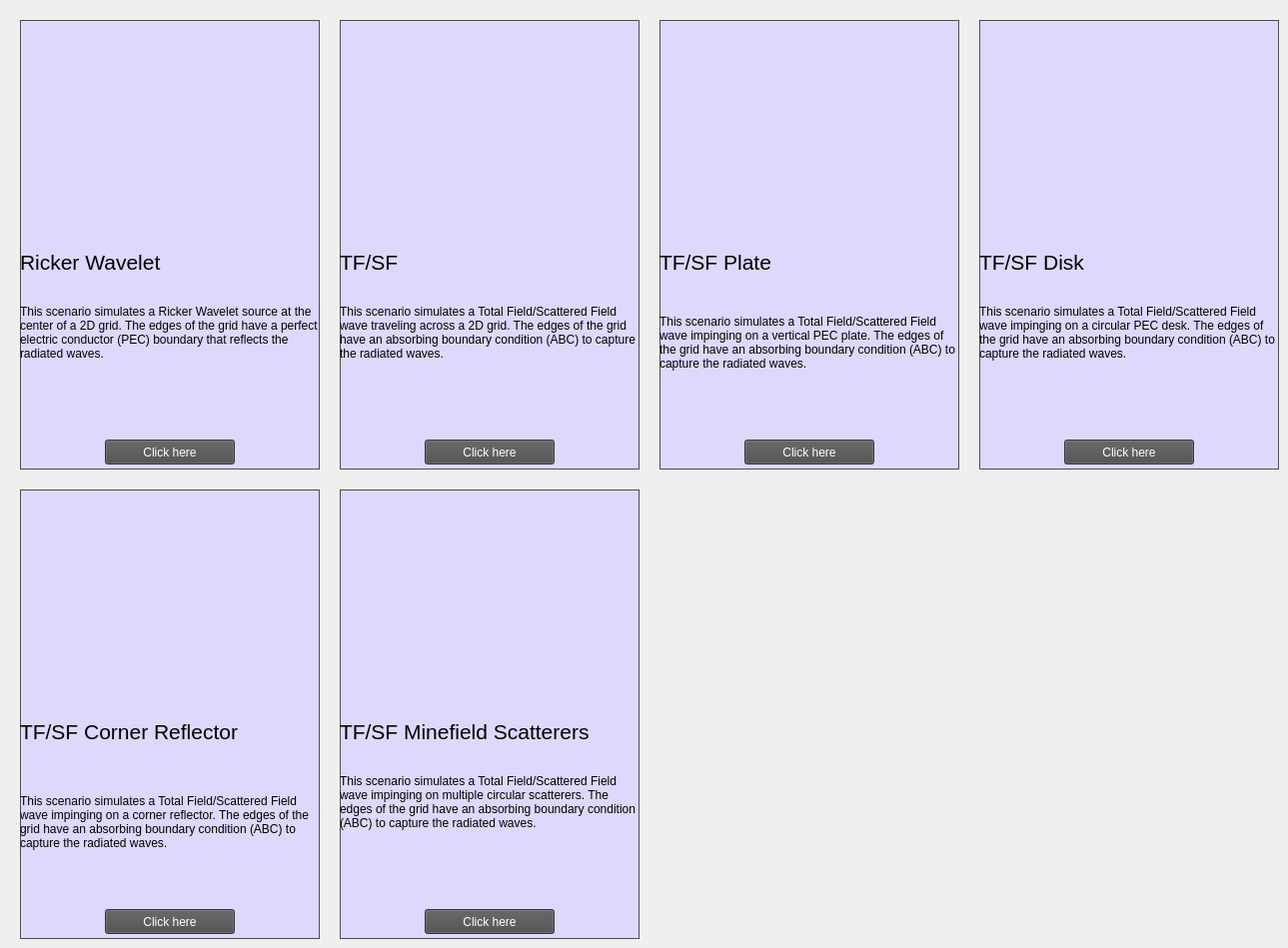
       <widget class="QWidget" name="FDTD_Cards">
        <property name="styleSheet">
         <string notr="true">.QFrame {
border: 1px solid #4c4c4c;
background-color: rgb(220, 217, 252);
}
.QPushButton {
background-color: rgb(76, 76, 76);
color: rgb(255, 255, 255);
}
QFrame {
color: rgb(0,0,0);
}
QLabel[scaledContents=&quot;false&quot;]{
margin-left: 10;
margin-right: 10;
}</string>
        </property>
        <widget class="QFrame" name="frame_11">
         <property name="geometry">
          <rect>
           <x>20</x>
           <y>490</y>
           <width>300</width>
           <height>450</height>
          </rect>
         </property>
         <property name="styleSheet">
          <string notr="true"/>
         </property>
         <property name="frameShape">
          <enum>QFrame::StyledPanel</enum>
         </property>
         <property name="frameShadow">
          <enum>QFrame::Raised</enum>
         </property>
         <widget class="QLabel" name="label_223">
          <property name="geometry">
           <rect>
            <x>0</x>
            <y>230</y>
            <width>300</width>
            <height>24</height>
           </rect>
          </property>
          <property name="sizePolicy">
           <sizepolicy hsizetype="Ignored" vsizetype="Maximum">
            <horstretch>0</horstretch>
            <verstretch>0</verstretch>
           </sizepolicy>
          </property>
          <property name="maximumSize">
           <size>
            <width>300</width>
            <height>16777215</height>
           </size>
          </property>
          <property name="font">
           <font>
            <pointsize>16</pointsize>
           </font>
          </property>
          <property name="styleSheet">
           <string notr="true"/>
          </property>
          <property name="text">
           <string>TF/SF Corner Reflector</string>
          </property>
         </widget>
         <widget class="QLabel" name="label_229">
          <property name="geometry">
           <rect>
            <x>0</x>
            <y>270</y>
            <width>300</width>
            <height>125</height>
           </rect>
          </property>
          <property name="sizePolicy">
           <sizepolicy hsizetype="Preferred" vsizetype="Preferred">
            <horstretch>0</horstretch>
            <verstretch>0</verstretch>
           </sizepolicy>
          </property>
          <property name="minimumSize">
           <size>
            <width>0</width>
            <height>125</height>
           </size>
          </property>
          <property name="maximumSize">
           <size>
            <width>300</width>
            <height>16777215</height>
           </size>
          </property>
          <property name="styleSheet">
           <string notr="true"/>
          </property>
          <property name="text">
           <string>This scenario simulates a Total Field/Scattered Field wave impinging on a corner reflector. The edges of the grid have an absorbing boundary condition (ABC) to capture the radiated waves. </string>
          </property>
          <property name="wordWrap">
           <bool>true</bool>
          </property>
         </widget>
         <widget class="QPushButton" name="pushButton_tfsf_corner">
          <property name="geometry">
           <rect>
            <x>85</x>
            <y>420</y>
            <width>130</width>
            <height>25</height>
           </rect>
          </property>
          <property name="sizePolicy">
           <sizepolicy hsizetype="Fixed" vsizetype="Fixed">
            <horstretch>0</horstretch>
            <verstretch>0</verstretch>
           </sizepolicy>
          </property>
          <property name="text">
           <string>Click here</string>
          </property>
          <property name="checkable">
           <bool>true</bool>
          </property>
         </widget>
         <widget class="QLabel" name="label_230">
          <property name="geometry">
           <rect>
            <x>0</x>
            <y>0</y>
            <width>300</width>
            <height>225</height>
           </rect>
          </property>
          <property name="sizePolicy">
           <sizepolicy hsizetype="Ignored" vsizetype="Ignored">
            <horstretch>0</horstretch>
            <verstretch>1</verstretch>
           </sizepolicy>
          </property>
          <property name="minimumSize">
           <size>
            <width>300</width>
            <height>225</height>
           </size>
          </property>
          <property name="maximumSize">
           <size>
            <width>300</width>
            <height>225</height>
           </size>
          </property>
          <property name="sizeIncrement">
           <size>
            <width>4</width>
            <height>3</height>
           </size>
          </property>
          <property name="baseSize">
           <size>
            <width>256</width>
            <height>192</height>
           </size>
          </property>
          <property name="text">
           <string/>
          </property>
          <property name="pixmap">
           <pixmap resource="images.qrc">:/fdtd/img/fdtd/cards/TFSFCornerReflector.png</pixmap>
          </property>
          <property name="scaledContents">
           <bool>true</bool>
          </property>
          <property name="alignment">
           <set>Qt::AlignCenter</set>
          </property>
         </widget>
        </widget>
        <widget class="QFrame" name="frame_12">
         <property name="geometry">
          <rect>
           <x>20</x>
           <y>20</y>
           <width>300</width>
           <height>450</height>
          </rect>
         </property>
         <property name="styleSheet">
          <string notr="true"/>
         </property>
         <property name="frameShape">
          <enum>QFrame::StyledPanel</enum>
         </property>
         <property name="frameShadow">
          <enum>QFrame::Raised</enum>
         </property>
         <widget class="QLabel" name="label_231">
          <property name="geometry">
           <rect>
            <x>0</x>
            <y>0</y>
            <width>300</width>
            <height>225</height>
           </rect>
          </property>
          <property name="sizePolicy">
           <sizepolicy hsizetype="Ignored" vsizetype="Ignored">
            <horstretch>0</horstretch>
            <verstretch>1</verstretch>
           </sizepolicy>
          </property>
          <property name="minimumSize">
           <size>
            <width>300</width>
            <height>225</height>
           </size>
          </property>
          <property name="maximumSize">
           <size>
            <width>300</width>
            <height>225</height>
           </size>
          </property>
          <property name="sizeIncrement">
           <size>
            <width>4</width>
            <height>3</height>
           </size>
          </property>
          <property name="baseSize">
           <size>
            <width>256</width>
            <height>192</height>
           </size>
          </property>
          <property name="text">
           <string/>
          </property>
          <property name="pixmap">
           <pixmap resource="images.qrc">:/fdtd/img/fdtd/cards/RickerTMz2D.png</pixmap>
          </property>
          <property name="scaledContents">
           <bool>true</bool>
          </property>
          <property name="alignment">
           <set>Qt::AlignCenter</set>
          </property>
         </widget>
         <widget class="QLabel" name="label_232">
          <property name="geometry">
           <rect>
            <x>0</x>
            <y>230</y>
            <width>300</width>
            <height>24</height>
           </rect>
          </property>
          <property name="sizePolicy">
           <sizepolicy hsizetype="Ignored" vsizetype="Maximum">
            <horstretch>0</horstretch>
            <verstretch>0</verstretch>
           </sizepolicy>
          </property>
          <property name="maximumSize">
           <size>
            <width>300</width>
            <height>16777215</height>
           </size>
          </property>
          <property name="font">
           <font>
            <pointsize>16</pointsize>
           </font>
          </property>
          <property name="styleSheet">
           <string notr="true"/>
          </property>
          <property name="text">
           <string>Ricker Wavelet</string>
          </property>
         </widget>
         <widget class="QLabel" name="label_238">
          <property name="geometry">
           <rect>
            <x>0</x>
            <y>250</y>
            <width>300</width>
            <height>125</height>
           </rect>
          </property>
          <property name="sizePolicy">
           <sizepolicy hsizetype="Preferred" vsizetype="Preferred">
            <horstretch>0</horstretch>
            <verstretch>0</verstretch>
           </sizepolicy>
          </property>
          <property name="minimumSize">
           <size>
            <width>0</width>
            <height>125</height>
           </size>
          </property>
          <property name="maximumSize">
           <size>
            <width>300</width>
            <height>16777215</height>
           </size>
          </property>
          <property name="styleSheet">
           <string notr="true"/>
          </property>
          <property name="text">
           <string>This scenario simulates a Ricker Wavelet source at the center of a 2D grid. The edges of the grid have a perfect electric conductor (PEC) boundary that reflects the radiated waves. </string>
          </property>
          <property name="wordWrap">
           <bool>true</bool>
          </property>
         </widget>
         <widget class="QPushButton" name="pushButton_ricker">
          <property name="geometry">
           <rect>
            <x>85</x>
            <y>420</y>
            <width>130</width>
            <height>25</height>
           </rect>
          </property>
          <property name="sizePolicy">
           <sizepolicy hsizetype="Fixed" vsizetype="Fixed">
            <horstretch>0</horstretch>
            <verstretch>0</verstretch>
           </sizepolicy>
          </property>
          <property name="text">
           <string>Click here</string>
          </property>
          <property name="checkable">
           <bool>true</bool>
          </property>
         </widget>
        </widget>
        <widget class="QFrame" name="frame_13">
         <property name="geometry">
          <rect>
           <x>340</x>
           <y>490</y>
           <width>300</width>
           <height>450</height>
          </rect>
         </property>
         <property name="styleSheet">
          <string notr="true"/>
         </property>
         <property name="frameShape">
          <enum>QFrame::StyledPanel</enum>
         </property>
         <property name="frameShadow">
          <enum>QFrame::Raised</enum>
         </property>
         <widget class="QLabel" name="label_239">
          <property name="geometry">
           <rect>
            <x>0</x>
            <y>230</y>
            <width>300</width>
            <height>24</height>
           </rect>
          </property>
          <property name="sizePolicy">
           <sizepolicy hsizetype="Ignored" vsizetype="Maximum">
            <horstretch>0</horstretch>
            <verstretch>0</verstretch>
           </sizepolicy>
          </property>
          <property name="maximumSize">
           <size>
            <width>300</width>
            <height>16777215</height>
           </size>
          </property>
          <property name="font">
           <font>
            <pointsize>16</pointsize>
           </font>
          </property>
          <property name="styleSheet">
           <string notr="true"/>
          </property>
          <property name="text">
           <string>TF/SF Minefield Scatterers</string>
          </property>
         </widget>
         <widget class="QLabel" name="label_240">
          <property name="geometry">
           <rect>
            <x>0</x>
            <y>250</y>
            <width>300</width>
            <height>125</height>
           </rect>
          </property>
          <property name="sizePolicy">
           <sizepolicy hsizetype="Preferred" vsizetype="Preferred">
            <horstretch>0</horstretch>
            <verstretch>0</verstretch>
           </sizepolicy>
          </property>
          <property name="minimumSize">
           <size>
            <width>0</width>
            <height>125</height>
           </size>
          </property>
          <property name="maximumSize">
           <size>
            <width>300</width>
            <height>16777215</height>
           </size>
          </property>
          <property name="styleSheet">
           <string notr="true"/>
          </property>
          <property name="text">
           <string>This scenario simulates a Total Field/Scattered Field wave impinging on multiple circular scatterers. The edges of the grid have an absorbing boundary condition (ABC) to capture the radiated waves. </string>
          </property>
          <property name="wordWrap">
           <bool>true</bool>
          </property>
         </widget>
         <widget class="QPushButton" name="pushButton_tfsf_minefield">
          <property name="geometry">
           <rect>
            <x>85</x>
            <y>420</y>
            <width>130</width>
            <height>25</height>
           </rect>
          </property>
          <property name="sizePolicy">
           <sizepolicy hsizetype="Fixed" vsizetype="Fixed">
            <horstretch>0</horstretch>
            <verstretch>0</verstretch>
           </sizepolicy>
          </property>
          <property name="text">
           <string>Click here</string>
          </property>
          <property name="checkable">
           <bool>true</bool>
          </property>
         </widget>
         <widget class="QLabel" name="label_242">
          <property name="geometry">
           <rect>
            <x>0</x>
            <y>0</y>
            <width>300</width>
            <height>225</height>
           </rect>
          </property>
          <property name="sizePolicy">
           <sizepolicy hsizetype="Ignored" vsizetype="Ignored">
            <horstretch>0</horstretch>
            <verstretch>1</verstretch>
           </sizepolicy>
          </property>
          <property name="minimumSize">
           <size>
            <width>300</width>
            <height>225</height>
           </size>
          </property>
          <property name="maximumSize">
           <size>
            <width>300</width>
            <height>225</height>
           </size>
          </property>
          <property name="sizeIncrement">
           <size>
            <width>4</width>
            <height>3</height>
           </size>
          </property>
          <property name="baseSize">
           <size>
            <width>256</width>
            <height>192</height>
           </size>
          </property>
          <property name="text">
           <string/>
          </property>
          <property name="pixmap">
           <pixmap resource="images.qrc">:/fdtd/img/fdtd/cards/TFSFMinefield.png</pixmap>
          </property>
          <property name="scaledContents">
           <bool>true</bool>
          </property>
          <property name="alignment">
           <set>Qt::AlignCenter</set>
          </property>
         </widget>
        </widget>
        <widget class="QFrame" name="frame_14">
         <property name="geometry">
          <rect>
           <x>660</x>
           <y>20</y>
           <width>300</width>
           <height>450</height>
          </rect>
         </property>
         <property name="styleSheet">
          <string notr="true"/>
         </property>
         <property name="frameShape">
          <enum>QFrame::StyledPanel</enum>
         </property>
         <property name="frameShadow">
          <enum>QFrame::Raised</enum>
         </property>
         <widget class="QLabel" name="label_244">
          <property name="geometry">
           <rect>
            <x>0</x>
            <y>230</y>
            <width>300</width>
            <height>24</height>
           </rect>
          </property>
          <property name="sizePolicy">
           <sizepolicy hsizetype="Ignored" vsizetype="Maximum">
            <horstretch>0</horstretch>
            <verstretch>0</verstretch>
           </sizepolicy>
          </property>
          <property name="maximumSize">
           <size>
            <width>300</width>
            <height>16777215</height>
           </size>
          </property>
          <property name="font">
           <font>
            <pointsize>16</pointsize>
           </font>
          </property>
          <property name="styleSheet">
           <string notr="true"/>
          </property>
          <property name="text">
           <string>TF/SF Plate</string>
          </property>
         </widget>
         <widget class="QLabel" name="label_245">
          <property name="geometry">
           <rect>
            <x>0</x>
            <y>260</y>
            <width>300</width>
            <height>125</height>
           </rect>
          </property>
          <property name="sizePolicy">
           <sizepolicy hsizetype="Preferred" vsizetype="Preferred">
            <horstretch>0</horstretch>
            <verstretch>0</verstretch>
           </sizepolicy>
          </property>
          <property name="minimumSize">
           <size>
            <width>0</width>
            <height>125</height>
           </size>
          </property>
          <property name="maximumSize">
           <size>
            <width>300</width>
            <height>16777215</height>
           </size>
          </property>
          <property name="styleSheet">
           <string notr="true"/>
          </property>
          <property name="text">
           <string>This scenario simulates a Total Field/Scattered Field wave impinging on a vertical PEC plate. The edges of the grid have an absorbing boundary condition (ABC) to capture the radiated waves. </string>
          </property>
          <property name="wordWrap">
           <bool>true</bool>
          </property>
         </widget>
         <widget class="QPushButton" name="pushButton_tfsf_plate">
          <property name="geometry">
           <rect>
            <x>85</x>
            <y>420</y>
            <width>130</width>
            <height>25</height>
           </rect>
          </property>
          <property name="sizePolicy">
           <sizepolicy hsizetype="Fixed" vsizetype="Fixed">
            <horstretch>0</horstretch>
            <verstretch>0</verstretch>
           </sizepolicy>
          </property>
          <property name="text">
           <string>Click here</string>
          </property>
          <property name="checkable">
           <bool>true</bool>
          </property>
         </widget>
         <widget class="QLabel" name="label_246">
          <property name="geometry">
           <rect>
            <x>0</x>
            <y>0</y>
            <width>300</width>
            <height>225</height>
           </rect>
          </property>
          <property name="sizePolicy">
           <sizepolicy hsizetype="Ignored" vsizetype="Ignored">
            <horstretch>0</horstretch>
            <verstretch>1</verstretch>
           </sizepolicy>
          </property>
          <property name="minimumSize">
           <size>
            <width>300</width>
            <height>225</height>
           </size>
          </property>
          <property name="maximumSize">
           <size>
            <width>300</width>
            <height>225</height>
           </size>
          </property>
          <property name="sizeIncrement">
           <size>
            <width>4</width>
            <height>3</height>
           </size>
          </property>
          <property name="baseSize">
           <size>
            <width>256</width>
            <height>192</height>
           </size>
          </property>
          <property name="text">
           <string/>
          </property>
          <property name="pixmap">
           <pixmap resource="images.qrc">:/fdtd/img/fdtd/cards/TFSFPlate.png</pixmap>
          </property>
          <property name="scaledContents">
           <bool>true</bool>
          </property>
          <property name="alignment">
           <set>Qt::AlignCenter</set>
          </property>
         </widget>
        </widget>
        <widget class="QFrame" name="frame_15">
         <property name="geometry">
          <rect>
           <x>980</x>
           <y>20</y>
           <width>300</width>
           <height>450</height>
          </rect>
         </property>
         <property name="styleSheet">
          <string notr="true"/>
         </property>
         <property name="frameShape">
          <enum>QFrame::StyledPanel</enum>
         </property>
         <property name="frameShadow">
          <enum>QFrame::Raised</enum>
         </property>
         <widget class="QLabel" name="label_247">
          <property name="geometry">
           <rect>
            <x>0</x>
            <y>230</y>
            <width>300</width>
            <height>24</height>
           </rect>
          </property>
          <property name="sizePolicy">
           <sizepolicy hsizetype="Ignored" vsizetype="Maximum">
            <horstretch>0</horstretch>
            <verstretch>0</verstretch>
           </sizepolicy>
          </property>
          <property name="maximumSize">
           <size>
            <width>300</width>
            <height>16777215</height>
           </size>
          </property>
          <property name="font">
           <font>
            <pointsize>16</pointsize>
           </font>
          </property>
          <property name="styleSheet">
           <string notr="true"/>
          </property>
          <property name="text">
           <string>TF/SF Disk</string>
          </property>
         </widget>
         <widget class="QLabel" name="label_248">
          <property name="geometry">
           <rect>
            <x>0</x>
            <y>250</y>
            <width>300</width>
            <height>125</height>
           </rect>
          </property>
          <property name="sizePolicy">
           <sizepolicy hsizetype="Preferred" vsizetype="Preferred">
            <horstretch>0</horstretch>
            <verstretch>0</verstretch>
           </sizepolicy>
          </property>
          <property name="minimumSize">
           <size>
            <width>0</width>
            <height>125</height>
           </size>
          </property>
          <property name="maximumSize">
           <size>
            <width>300</width>
            <height>16777215</height>
           </size>
          </property>
          <property name="styleSheet">
           <string notr="true"/>
          </property>
          <property name="text">
           <string>This scenario simulates a Total Field/Scattered Field wave impinging on a circular PEC desk. The edges of the grid have an absorbing boundary condition (ABC) to capture the radiated waves. </string>
          </property>
          <property name="wordWrap">
           <bool>true</bool>
          </property>
         </widget>
         <widget class="QPushButton" name="pushButton_tfsf_disk">
          <property name="geometry">
           <rect>
            <x>85</x>
            <y>420</y>
            <width>130</width>
            <height>25</height>
           </rect>
          </property>
          <property name="sizePolicy">
           <sizepolicy hsizetype="Fixed" vsizetype="Fixed">
            <horstretch>0</horstretch>
            <verstretch>0</verstretch>
           </sizepolicy>
          </property>
          <property name="text">
           <string>Click here</string>
          </property>
          <property name="checkable">
           <bool>true</bool>
          </property>
         </widget>
         <widget class="QLabel" name="label_249">
          <property name="geometry">
           <rect>
            <x>0</x>
            <y>0</y>
            <width>300</width>
            <height>225</height>
           </rect>
          </property>
          <property name="sizePolicy">
           <sizepolicy hsizetype="Ignored" vsizetype="Ignored">
            <horstretch>0</horstretch>
            <verstretch>1</verstretch>
           </sizepolicy>
          </property>
          <property name="minimumSize">
           <size>
            <width>300</width>
            <height>225</height>
           </size>
          </property>
          <property name="maximumSize">
           <size>
            <width>300</width>
            <height>225</height>
           </size>
          </property>
          <property name="sizeIncrement">
           <size>
            <width>4</width>
            <height>3</height>
           </size>
          </property>
          <property name="baseSize">
           <size>
            <width>300</width>
            <height>225</height>
           </size>
          </property>
          <property name="text">
           <string/>
          </property>
          <property name="pixmap">
           <pixmap resource="images.qrc">:/fdtd/img/fdtd/cards/TFSFDisk.png</pixmap>
          </property>
          <property name="scaledContents">
           <bool>true</bool>
          </property>
          <property name="alignment">
           <set>Qt::AlignCenter</set>
          </property>
         </widget>
        </widget>
        <widget class="QFrame" name="frame_16">
         <property name="geometry">
          <rect>
           <x>340</x>
           <y>20</y>
           <width>300</width>
           <height>450</height>
          </rect>
         </property>
         <property name="styleSheet">
          <string notr="true"/>
         </property>
         <property name="frameShape">
          <enum>QFrame::StyledPanel</enum>
         </property>
         <property name="frameShadow">
          <enum>QFrame::Raised</enum>
         </property>
         <widget class="QPushButton" name="pushButton_tfsf">
          <property name="geometry">
           <rect>
            <x>85</x>
            <y>420</y>
            <width>130</width>
            <height>25</height>
           </rect>
          </property>
          <property name="sizePolicy">
           <sizepolicy hsizetype="Fixed" vsizetype="Fixed">
            <horstretch>0</horstretch>
            <verstretch>0</verstretch>
           </sizepolicy>
          </property>
          <property name="text">
           <string>Click here</string>
          </property>
          <property name="checkable">
           <bool>true</bool>
          </property>
         </widget>
         <widget class="QLabel" name="label_250">
          <property name="geometry">
           <rect>
            <x>0</x>
            <y>230</y>
            <width>300</width>
            <height>24</height>
           </rect>
          </property>
          <property name="sizePolicy">
           <sizepolicy hsizetype="Ignored" vsizetype="Maximum">
            <horstretch>0</horstretch>
            <verstretch>0</verstretch>
           </sizepolicy>
          </property>
          <property name="maximumSize">
           <size>
            <width>300</width>
            <height>16777215</height>
           </size>
          </property>
          <property name="font">
           <font>
            <pointsize>16</pointsize>
           </font>
          </property>
          <property name="text">
           <string>TF/SF</string>
          </property>
         </widget>
         <widget class="QLabel" name="label_251">
          <property name="geometry">
           <rect>
            <x>0</x>
            <y>250</y>
            <width>300</width>
            <height>125</height>
           </rect>
          </property>
          <property name="sizePolicy">
           <sizepolicy hsizetype="Preferred" vsizetype="Preferred">
            <horstretch>0</horstretch>
            <verstretch>0</verstretch>
           </sizepolicy>
          </property>
          <property name="minimumSize">
           <size>
            <width>0</width>
            <height>125</height>
           </size>
          </property>
          <property name="maximumSize">
           <size>
            <width>300</width>
            <height>16777215</height>
           </size>
          </property>
          <property name="text">
           <string>This scenario simulates a Total Field/Scattered Field wave traveling across a 2D grid. The edges of the grid have an absorbing boundary condition (ABC) to capture the radiated waves. </string>
          </property>
          <property name="wordWrap">
           <bool>true</bool>
          </property>
         </widget>
         <widget class="QLabel" name="label_252">
          <property name="geometry">
           <rect>
            <x>0</x>
            <y>0</y>
            <width>300</width>
            <height>225</height>
           </rect>
          </property>
          <property name="sizePolicy">
           <sizepolicy hsizetype="Ignored" vsizetype="Ignored">
            <horstretch>0</horstretch>
            <verstretch>1</verstretch>
           </sizepolicy>
          </property>
          <property name="minimumSize">
           <size>
            <width>300</width>
            <height>225</height>
           </size>
          </property>
          <property name="maximumSize">
           <size>
            <width>300</width>
            <height>225</height>
           </size>
          </property>
          <property name="sizeIncrement">
           <size>
            <width>4</width>
            <height>3</height>
           </size>
          </property>
          <property name="baseSize">
           <size>
            <width>256</width>
            <height>192</height>
           </size>
          </property>
          <property name="text">
           <string/>
          </property>
          <property name="pixmap">
           <pixmap resource="images.qrc">:/fdtd/img/fdtd/cards/TFSFSource.png</pixmap>
          </property>
          <property name="scaledContents">
           <bool>true</bool>
          </property>
          <property name="alignment">
           <set>Qt::AlignCenter</set>
          </property>
         </widget>
        </widget>
       </widget>
